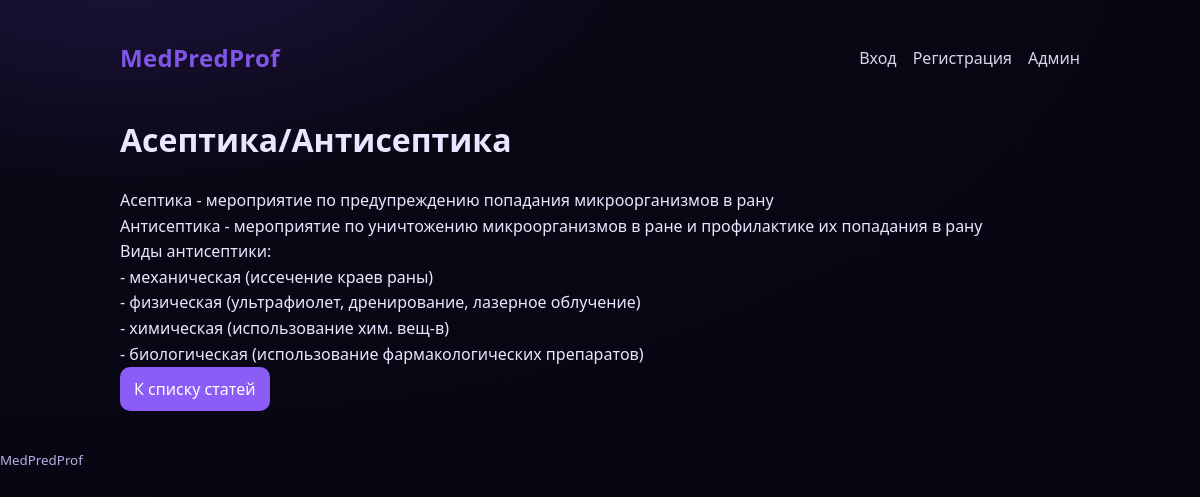
Page /theory/6 on the committed database.
### tables this page shows
CREATE TABLE theory_articles (
                id INTEGER PRIMARY KEY AUTOINCREMENT,
                title TEXT NOT NULL,
                content TEXT NOT NULL,
                image_path TEXT,
                created_at TIMESTAMP DEFAULT CURRENT_TIMESTAMP
            );

### app.py (the view)
    @app.get("/theory/<int:article_id>")
    def theory_view(article_id: int):
        db = get_db()
        article = db.execute("SELECT * FROM theory_articles WHERE id = ?", (article_id,)).fetchone()
        if not article:
            return redirect(url_for("theory_list"))
        return render_template("theory_view.html", article=article, site_name="MedPredProf")

### templates/theory_view.html (shortened to what this page needs)
﻿{% extends "base.html" %}
{% block content %}
<article class="theory">
  <h1>{{ article.title }}</h1>
  <div class="content">{{ article.content|replace('\n', '<br>')|safe }}</div>
  <a class="button" href="{{ url_for('theory_list') }}">К списку статей</a>
</article>
{% endblock %}

### static/styles.css (style rules this page uses)
* { box-sizing: border-box; }
body { margin: 0; font-family: ui-sans-serif, system-ui, -apple-system, Segoe UI, Roboto, Arial, Noto Sans, Apple Color Emoji, Segoe UI Emoji; background: radial-gradient(1200px 600px at 10% -10%, #1f1542 0%, #0a0714 45%, #090614 100%); color: var(--text); line-height: 1.5; padding-bottom: 200px; }
h1 { font-size: 32px; margin: 24px 0; }
button, .button { display: inline-block; background: var(--primary); color: white; border: none; border-radius: 10px; padding: 10px 14px; cursor: pointer; text-decoration: none; }
.content { line-height: 1.6; }

### rows in the picture
theory_articles: title "Асептика/Антисептика", content "Асептика - мероприятие по предупреждению попадания микроорганизмов в рану Антисептика - мероприятие по уничтожению микроорганизмов в ране и профилактике их попадания в рану Виды антисептики: - механическая (иссечение краев раны) - физическая (ультрафиолет, дренирование, лазерное облучение) - химическая (использование хим. вещ-в) - биологическая (использование фармакологических препаратов)"
